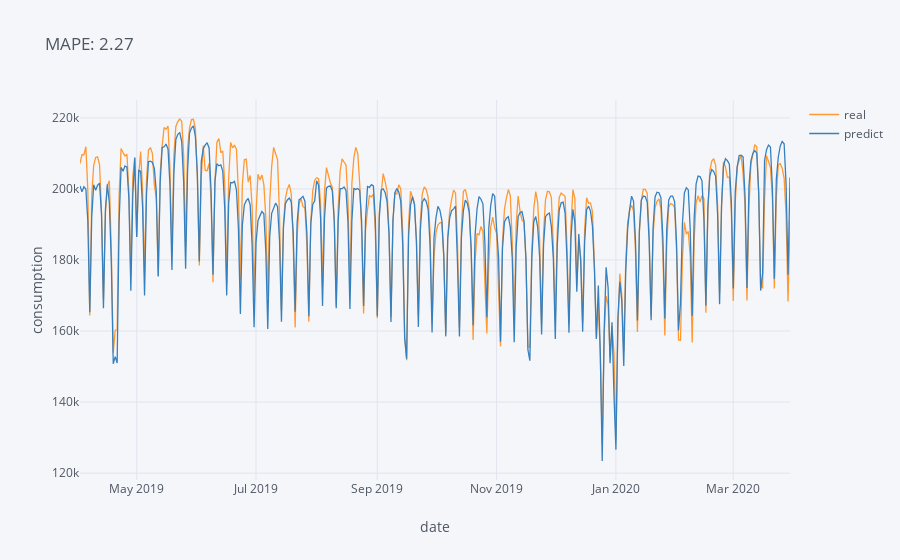

The cell this chart's notebook holds for it:
### Markdown cell above
### X 300 days prediction

### Code cell
mape = join["12_04_2021_14_54_21"].error.mean()*100
join["12_04_2021_14_54_21"][["real", "predict"]].iplot(title = f"MAPE: {mape:.2f}", xTitle = "date", yTitle = "consumption")

### Figure 1 — Plotly figure (JSON) as saved in the notebook; plotly's stock layout.template omitted (floating-point values rounded to 4 significant figures; data arrays with more than 128 entries replaced by an {"elided": "..."} marker saying what was removed)
{"data": [{"line": {"color": "rgba(255, 153, 51, 1.0)", "dash": "solid", "shape": "linear", "width": 1.3}, "mode": "lines", "name": "real", "text": "", "type": "scatter", "x": {"elided": "364 str values"}, "y": {"elided": "364 float values"}}, {"line": {"color": "rgba(55, 128, 191, 1.0)", "dash": "solid", "shape": "linear", "width": 1.3}, "mode": "lines", "name": "predict", "text": "", "type": "scatter", "x": {"elided": "364 str values"}, "y": {"elided": "364 float values"}}], "layout": {"legend": {"bgcolor": "#F5F6F9", "font": {"color": "#4D5663"}}, "paper_bgcolor": "#F5F6F9", "plot_bgcolor": "#F5F6F9", "title": {"font": {"color": "#4D5663"}, "text": "MAPE: 2.27"}, "xaxis": {"gridcolor": "#E1E5ED", "showgrid": true, "tickfont": {"color": "#4D5663"}, "title": {"font": {"color": "#4D5663"}, "text": "date"}, "zerolinecolor": "#E1E5ED"}, "yaxis": {"gridcolor": "#E1E5ED", "showgrid": true, "tickfont": {"color": "#4D5663"}, "title": {"font": {"color": "#4D5663"}, "text": "consumption"}, "zerolinecolor": "#E1E5ED"}}}
